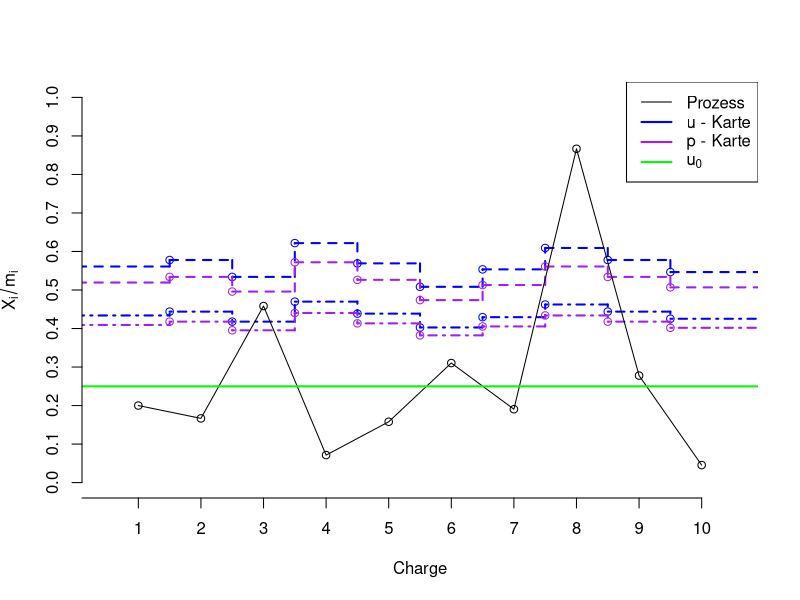

Source code (R):
## ---- chunk 1
rm(list = ls(all = TRUE))

C_p_func <- function(go, gu, sd){ (go - gu) / (6 * sd) }
C_pk_func <- function(go, gu, sd, mu){ min( (go - mu)/(3*sd), (mu - gu)/(3*sd) )}

C_conf_func <- function(n, alpha, C, centered = TRUE, print = TRUE){
  if(centered){
  UG <- C * sqrt( qchisq(alpha/2, df = n -1) / (n - 1) ) 
  OB <- C * sqrt( qchisq(1- alpha/2, df = n -1) / (n - 1) ) 
  
  if(print){  cat("UG = ", UG, "\t", "OB = ", OB) }
  return(list(UG = UG, OG = OB))
  }
  else{
  UG <- C * (1 - qnorm( 1 - alpha/2) * sqrt( 1 / (9 * n * C^2) + 1 / (2 * n - 2) ))
  OB <- C * (1 + qnorm( 1 - alpha/2) * sqrt( 1 / (9 * n * C^2) + 1 / (2 * n - 2) ))
  
  if(print){  cat("UG = ", UG, "\t", "OB = ", OB) }
  return(list(UG = UG, OG = OB))
  }
}
## ---- chunk 2
tmp <- C_conf_func(n = 20, alpha = 0.05, C = 1.2579, centered = TRUE)
## ---- chunk 3
n <- 40 
Xbar <- 10.01
S <- 0.02
gu <- 9.9
go <- 10.1
alpha <- 0.05
## ---- chunk 4
C_p <- C_p_func(go= go, gu = gu, sd = S)
paste("C_p = ", round(C_p,2))
## ---- chunk 5
error <- qnorm(1-alpha/2) * S / sqrt(n)
Wu <-  Xbar - error
Wo <- Xbar + error
paste(c("Wu = ", "Wo = "),c( round(Wu, 2), round(Wo, 2)) )
## ---- chunk 6
n <- 20
Xbar <- 20.08
S <- 0.053
gu <- 19.8
go <- 20.2
## ---- chunk 7
C_p <- C_p_func(go = go, gu = gu, sd = S)
paste("C_p = ", round(C_p,2))
C_p_conf <- C_conf_func(n = n, alpha = alpha, C = C_p, centered = TRUE)
## ---- chunk 8
C_pk <- C_pk_func(go = go, gu <- gu, sd = S, mu <- Xbar)
paste("C_pk = ", round(C_pk,2))
C_pk_conf <- C_conf_func(n = n, alpha = alpha, C = C_pk, centered = FALSE)
## ---- chunk 9
library(dplyr)
library(knitr)
u0 <- 0.25
w <- qnorm(0.95)
k <- qnorm(0.9973)
los_data <- data.frame(X_i = c(4,3,11,1,3,9,4,13,5,1),
                       m_i = c(20,18,24,14,19,29,21,15,18,22))

los_data <- los_data %>% mutate(
   # u - Karte
  u_i =  X_i / m_i,
  Wo_u = u0 + w * sqrt(u0 /m_i),
  Ko_u = u0 + k * sqrt(u0 /m_i),
  Check_u = ifelse(u_i > Ko_u, "ausßer Kontrolle", ifelse(u_i > Wo_u, "Warnung", "")) ,
  # p - Karte
  Wo_p = u0 + w * sqrt(u0 * (1 - u0) / m_i),
  Ko_p = u0 + k * sqrt(u0 * (1 - u0) / m_i),
  Check_p = ifelse(u_i > Ko_p, "ausßer Kontrolle", ifelse(u_i > Wo_p, "Warnung", ""))
  
)

kable(los_data, format = "markdown", digits = 2, row.names = nrow(los_data))

## ---- chunk 10
Wo_u_fun <- stepfun( 1:9 + 0.5, los_data$Wo_u, f = 0)
Ko_u_fun <- stepfun(1:9 + 0.5, los_data$Ko_u, f = 0)
Wo_p_fun <- stepfun(1:9 + 0.5, los_data$Wo_p, f = 0)
Ko_p_fun <- stepfun(1:9 + 0.5, los_data$Ko_p, f = 0)


plot(Wo_u_fun, 
     lty = 4, 
     lwd = 2, 
     col = "blue",
     axes = FALSE,
     ylim = c(0:1),
     xlab = "Charge", 
     ylab = expression(X[i] / m[i]), 
     main = "")

par(new=TRUE)
plot(Ko_u_fun, 
     lty = 2, 
     lwd = 2,
     col = "blue",
     axes = FALSE, 
     ylim = c(0:1),
     xlab="", 
     ylab="", 
     main = "")

par(new=TRUE)
plot(Wo_p_fun, 
     lty = 4, 
     lwd = 2,
     col = "purple",
     axes = FALSE, 
     ylim = c(0:1),
     xlab="", 
     ylab="", 
     main = "")

par(new=TRUE)
plot(Ko_p_fun, 
     lty = 2, 
     lwd = 2,
     col = "purple",
     axes = FALSE, 
     ylim = c(0:1),
     xlab="", 
     ylab="", 
     main = "")


lines(x = 1:10, y = los_data$u_i, type ="o")
abline(h = u0, col = "green", lwd = 2 )

axis(1, 0:10.5)
axis(2, seq(0,1, by = 0.1))

legend("topright", c("Prozess","u - Karte", "p - Karte", expression(u[0])), lty = c(1,1,1,1), col = c("black","blue", "purple", "green"), lwd = c(1,2,2,2))
	
